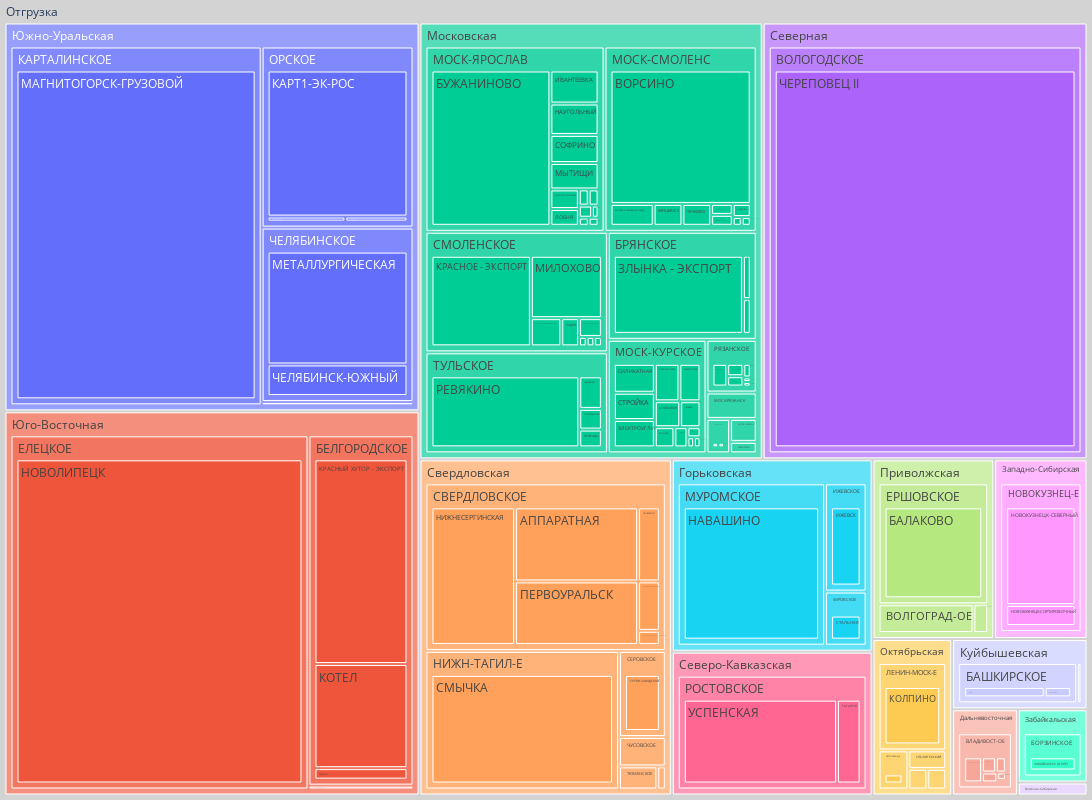

The notebook cell this image was saved under:
### Code cell
fig = px.treemap(main_df, path=[px.Constant('Отгрузка'), 'Ж/Д отгрузки', 'Отд. ж/д отгрузки', 'Станция отправления'], width=1200, height=800)
fig.update_traces(root_color="lightgrey")
fig.update_layout(margin = dict(t=0, l=0, r=0, b=0))
fig.show()

### Figure 1 — Plotly figure (JSON) as saved in the notebook; plotly's stock layout.template omitted (floating-point values rounded to 4 significant figures; data arrays with more than 128 entries replaced by an {"elided": "..."} marker saying what was removed)
{"data": [{"branchvalues": "total", "domain": {"x": [0, 1], "y": [0, 1]}, "hovertemplate": "labels=%{label}<br>count=%{value}<br>parent=%{parent}<br>id=%{id}<extra></extra>", "ids": {"elided": "179 str values"}, "labels": {"elided": "179 str values"}, "name": "", "parents": {"elided": "179 str values"}, "root": {"color": "lightgrey"}, "type": "treemap", "values": {"elided": "179 int values"}}], "layout": {"height": 800, "legend": {"tracegroupgap": 0}, "margin": {"b": 0, "l": 0, "r": 0, "t": 0}, "width": 1200}}
